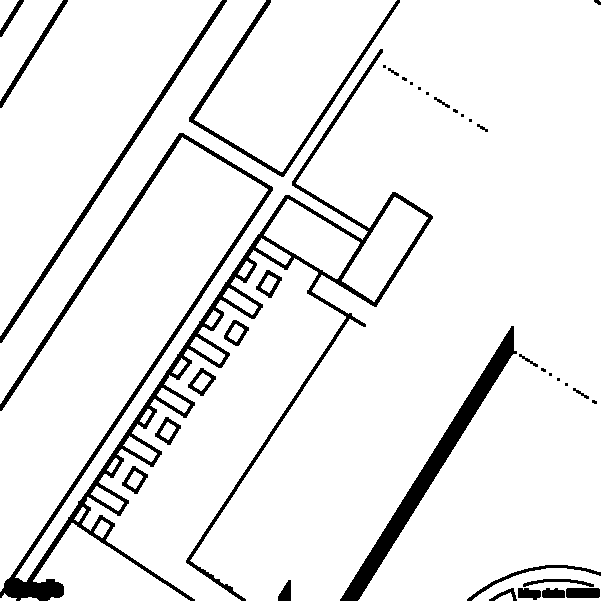
#> input picture mini_map_real2.png, 601 x 601 px, found by its file name
$ python dijkstra.py
#> lines starting #> are read from the running program, lines starting #| are printed output that depends on the picture; after the words box and inside, x2 and y2 are one past the last pixel; in counts of white or black regions, pixels touching at a corner belong together
import numpy as np
import heapq
import rospy
from PIL import Image, ImageDraw, ImageColor
# Define the cost of moving from one pixel to another.
# We set the cost to 1 for adjacent pixels and sqrt(2) for diagonal pixels.
import cv2
MOVE_COSTS = np.array([[np.sqrt(2), 1, np.sqrt(2)], [1, 0, 1], [np.sqrt(2), 1, np.sqrt(2)]])

def find_shortest_path(start, goal, binary_map):
    """
    Find the shortest path between start and goal on a binary map using Dijkstra algorithm.

    Parameters:
        start (tuple): The starting pixel coordinates (y, x).
        goal (tuple): The goal pixel coordinates (y, x).
        binary_map (numpy.ndarray): The binary map, where black pixels are obstacles and white pixels are free spaces.

    Returns:
        path (list): A list of pixel coordinates that represent the shortest path from start to goal.
    """
    # Define the size of the binary map.
    height, width = binary_map.shape[:2]

    # Create a 2D array of nodes, where each node has a cost and a parent.
    #nodes = np.full((height, width), fill_value=(np.inf, None), dtype=[('cost', float), ('parent', object)])
    nodes = np.full((height, width), fill_value=np.array([(np.inf, None)], dtype=[('cost', float), ('parent', object)]))

    # Define a priority queue for the nodes to be visited by Dijkstra algorithm.
    pq = []

    # Add the start node to the priority queue.
    nodes[start]['cost'] = 0
    heapq.heappush(pq, (0, start))

    # Define a function to get the neighbors of a pixel.
    def get_neighbors(pixel):
        y, x = pixel
        for dy in [-1, 0, 1]:
            for dx in [-1, 0, 1]:
                if dy == dx == 0:
                    continue
                ny, nx = y + dy, x + dx
                if 0 <= ny < height and 0 <= nx < width and binary_map[ny, nx] and not black_map[ny, nx]:
                    yield (ny, nx), (dy, dx)

    # Run Dijkstra algorithm.
    while pq:
        current_cost, current_pixel = heapq.heappop(pq)
        if current_pixel == goal:
            break
        for neighbor_pixel, (dy, dx) in get_neighbors(current_pixel):
            new_cost = nodes[current_pixel]['cost'] + MOVE_COSTS[1 + dy, 1 + dx]
            if new_cost < nodes[neighbor_pixel]['cost']:
                nodes[neighbor_pixel]['cost'] = new_cost
                nodes[neighbor_pixel]['parent'] = current_pixel
                heapq.heappush(pq, (new_cost, neighbor_pixel))
    # Reconstruct the path from the goal node to the start node.
    path = []
    current_pixel = goal
    while current_pixel is not None:
        path.append(current_pixel)
        current_pixel = nodes[current_pixel]['parent']
    path.reverse()

    return path

# Load the binary map from file.
binary_map = Image.open('mini_map_real2.png').convert('L')
#> binary_map: PIL image 601x601 L; 92.3% white; 37 black regions (13 under 20 px), largest, box (x1, y1, x2, y2) and area: (0, 49, 433, 601) 14982, (340, 326, 517, 601) 4913, (0, 0, 227, 343) 1979
black_map = np.array(binary_map) < 10
binary_map = np.array(binary_map) > 0
'''

binary_map = cv2.imread('mini_map1.png', cv2.IMREAD_GRAYSCALE)
black_map = binary_map <10
if binary_map is not None:
    binary_map = binary_map > 0
else:
    print('Error: failed to load the binary map from file.')
    exit()
'''
# Find the shortest path between two pixels.
start = (555, 171)
goal = (291, 252)
path = find_shortest_path(start, goal, binary_map)
#> path = 265 pairs, first value 291 to 555, second value 171 to 263

# Draw the path on the map.
'''
if len(path) > 0:
    #map_with_path = cv2.cvtColor(binary_map.astype(np.uint8) * 255, cv2.COLOR_GRAY2RGB)
    map_with_path = cv2.imread('mini_map1.png')
    for i in range(len(path) - 1):
        cv2.line(map_with_path, path[i][::-1], path[i + 1][::-1], (0, 0, 255), thickness=2)

    # Display the map with the path.
    cv2.imwrite('mapwithpath.jpg', map_with_path)
    cv2.imshow('Map with Path', map_with_path)
    cv2.waitKey(0)

    # Keep the window open until the user closes it.
    while True:
        if cv2.waitKey(1) & 0xFF == ord('q'):
            break

    # Close all windows.
    cv2.destroyAllWindows()
else:
    print('Error: the binary map is empty.')
'''

if len(path) > 0:

    # Load the map image
    map_img = Image.open('mini_map_real2.png').convert('RGB')
#> map_img is the input picture: PIL image 601x601 RGB; 92.3% white; 37 black regions (13 under 20 px), largest, box (x1, y1, x2, y2) and area: (0, 49, 433, 601) 14982, (340, 326, 517, 601) 4913, (0, 0, 227, 343) 1979

    # Create a new image for the path
    path_img = Image.new('RGB', map_img.size, color=(255, 255, 255))
#> path_img: PIL image 601x601 RGB; every value is 255

    # Create a new ImageDraw object
    draw = ImageDraw.Draw(path_img)

    # Draw the path on the path image
    for i in range(len(path) - 1):
        draw.line([path[i][::-1], path[i + 1][::-1]], fill=ImageColor.getrgb('red'), width=2)

    # Blend the path image with the map image
    blended_img = Image.blend(map_img, path_img, alpha=0.5)
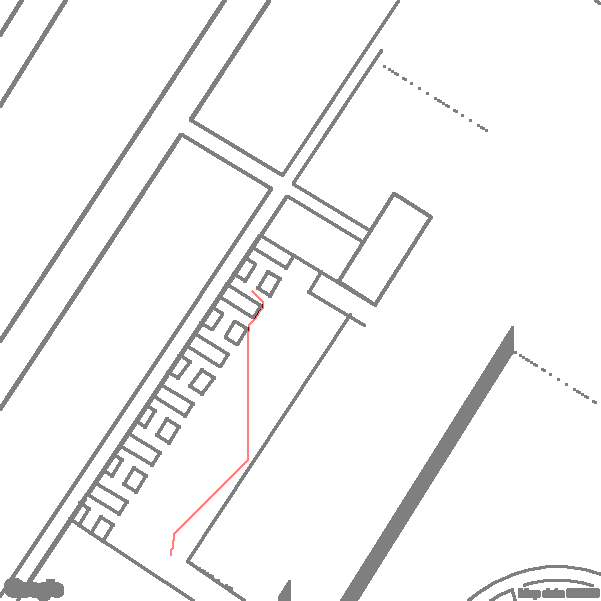
#> blended_img: PIL image 601x601 RGB; mean R, G, B 245.1, 244.9, 244.9

    # Display the blended image
    blended_img.show()
else:
    print('Error: the binary map is empty.')
